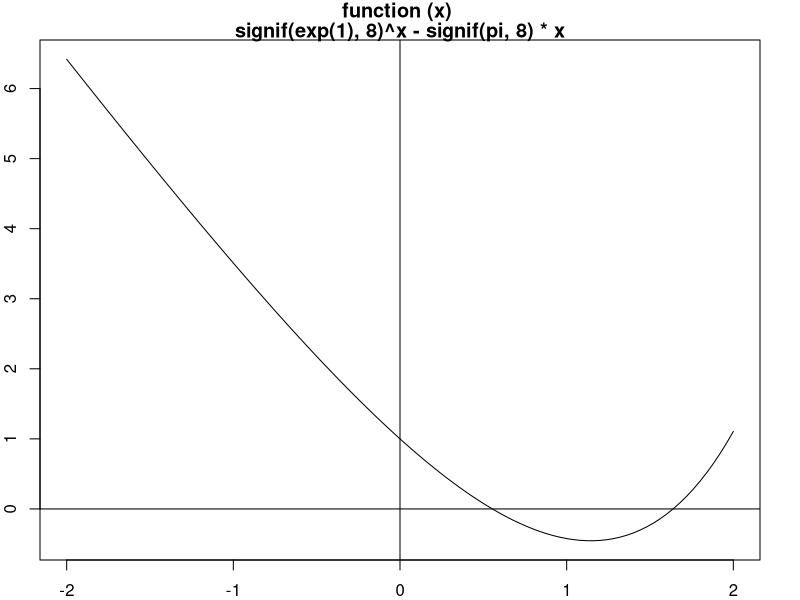
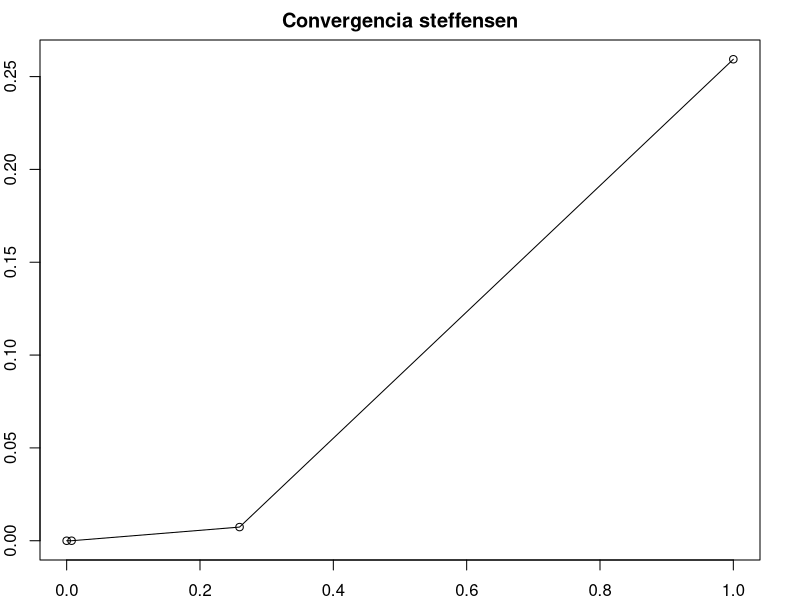
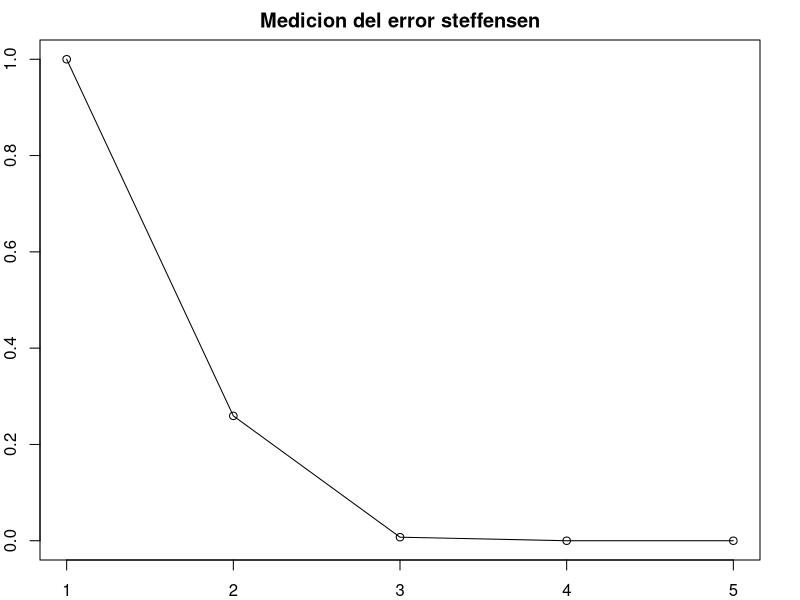
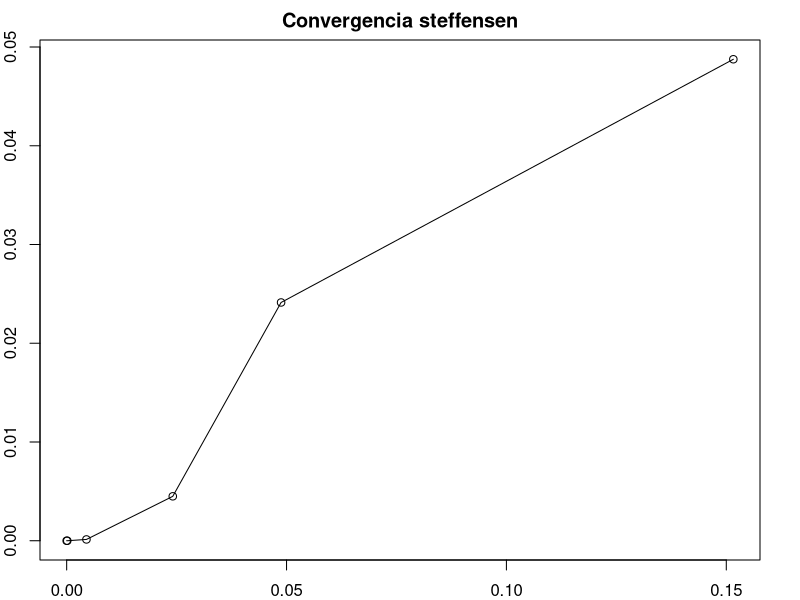
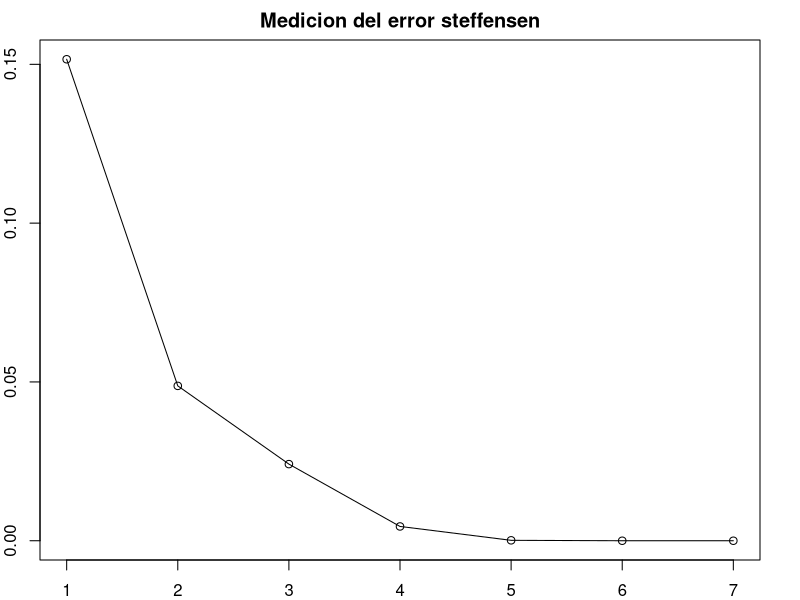

These charts were generated, in order, by the following R code:
steffensen = function(f, x0, tol, nmax)
{
  valInicial = x0

  i = 0
  errores = c()
  eje_x  =  c()
  eje_y  =  c()
  
  cat( "\n", formatC ( c( "Iteracion     ", "Cero      ", "  Error     "), width = 2, format = "d", flag = " "  ), "\n")
  
  repeat
  {
    i = i + 1
    a = f(x0)*f(x0)
    b = f(x0+f(x0))-f(x0)
    x1 = x0 - (a/b)
    error = (abs(x1-x0))/x1
    errores[i] = error
    temp = f(x0)
    x0 = x1
    
    cat( formatC( c(i, x0, error), digits = 7, width = -15, format = "f", flag = "  "  ), "\n" )
    
    
    if(abs(temp) <= tol)
    {
      iter = c(1:i)
      cont_n = 0;
      cont_e = 0;
      
      repeat
      {
        eje_x[cont_n] = errores[cont_e]
        eje_y[cont_n] = errores[cont_e+1]
        cont_n = cont_n + 1
        cont_e = cont_e + 1;
        
        if (cont_n == i)
        {
          break;
        }
      }
      
      cat("\nRaiz de ", deparse(f), "es aproximadamente ", x0," con un valor inicial", valInicial," y con error menor que ",formatC(error, digits = 7,  width = -15, format = "f", flag = "  "))
      
      plot(eje_x, eje_y, main = "Convergencia steffensen", xlab= "Error Iteracion Actual", ylab = "Error Iteracion + 1", type = 'o' )
      plot(iter, errores, main = "Medicion del error steffensen", xlab= "Iteraciones", ylab = "Errores", type = 'o' )
      
      break;   
    }
  }
}


valIni = 0
tolerancia = 1e-8
maxIter = 100

f = function(x) signif(exp(1),8)^x-signif(pi, 8)*x
par(mar = rep(2, 4))

curve(f, -2, 2, main = deparse(f)); abline( h = 0, v = 0)
steffensen(f, valIni, tolerancia, maxIter)
valIni = 1.5
steffensen(f, valIni, tolerancia, maxIter)